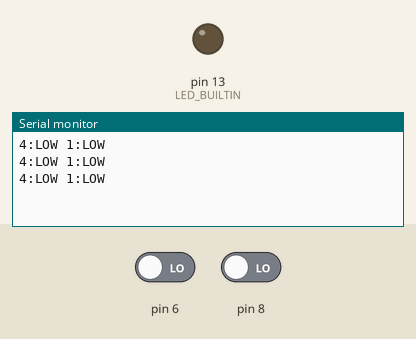
Recording of a sketch running on a simulated Arduino Uno, built with avr-gcc and run on an emulated ATmega328P. Parts: output pins drawn as LEDs (lit = HIGH), the last lines printed to the serial monitor. The inputs (shaded band) are chosen by the test bench; at power-on: pin 6 LOW, pin 8 LOW.

Above: at 6.8 s.
6.9 s: pin 6 driven HIGH
At 10.5 s:
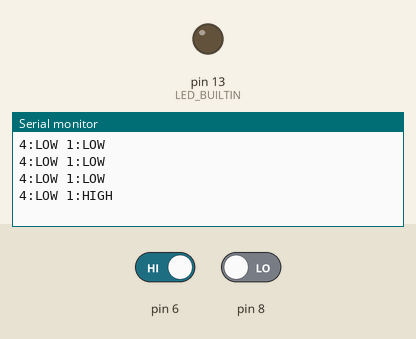
13.5 s: pin 8 driven HIGH
At 16.2 s:
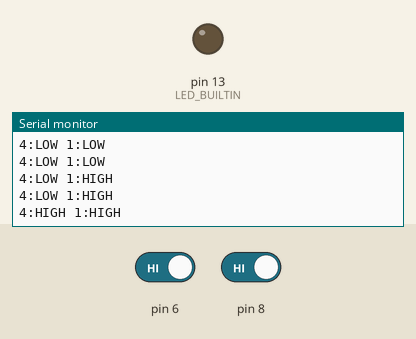
19.5 s: pin 6 driven LOW
At 22.0 s:
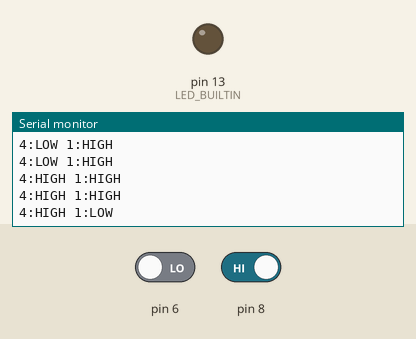

The sketch:

03-Uno.ino
```cpp
void setup() {
  pinMode(LED_BUILTIN,OUTPUT);
  pinMode(8,INPUT);
  pinMode(6,INPUT);
  Serial.begin(9600);
}

String debug;

void loop() {

  if ( digitalRead(8)==HIGH ){
    debug = "4:HIGH ";
  }else{
    debug = "4:LOW ";
  }

  if ( digitalRead(6)==HIGH ){
    debug = debug + "1:HIGH ";
  }else{
    debug = debug + "1:LOW ";
  }
  Serial.println(debug);
  delay(3000);

}
```

Measured:
- after the input at 6.9 s, the serial monitor: prints a new line after 2.1 s (image 1)
- after the input at 13.5 s, the serial monitor: prints a new line after 1.5 s (image 2)
- after the input at 19.5 s, the serial monitor: prints a new line after 1.5 s (image 3)
